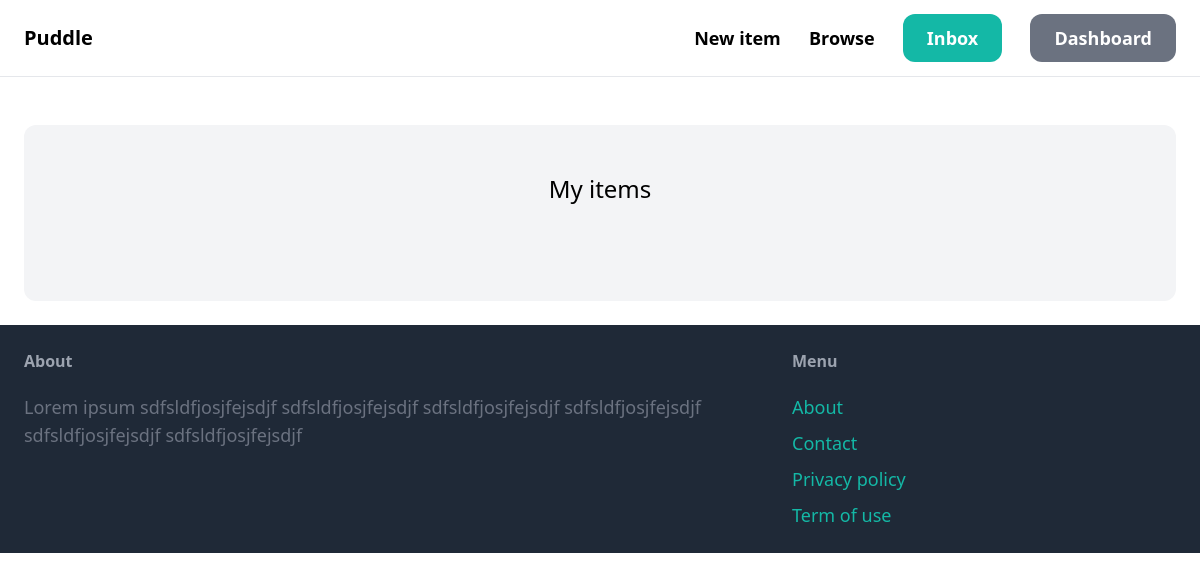
/dashboard/ (signed in), run on an earlier commit of the app's database.
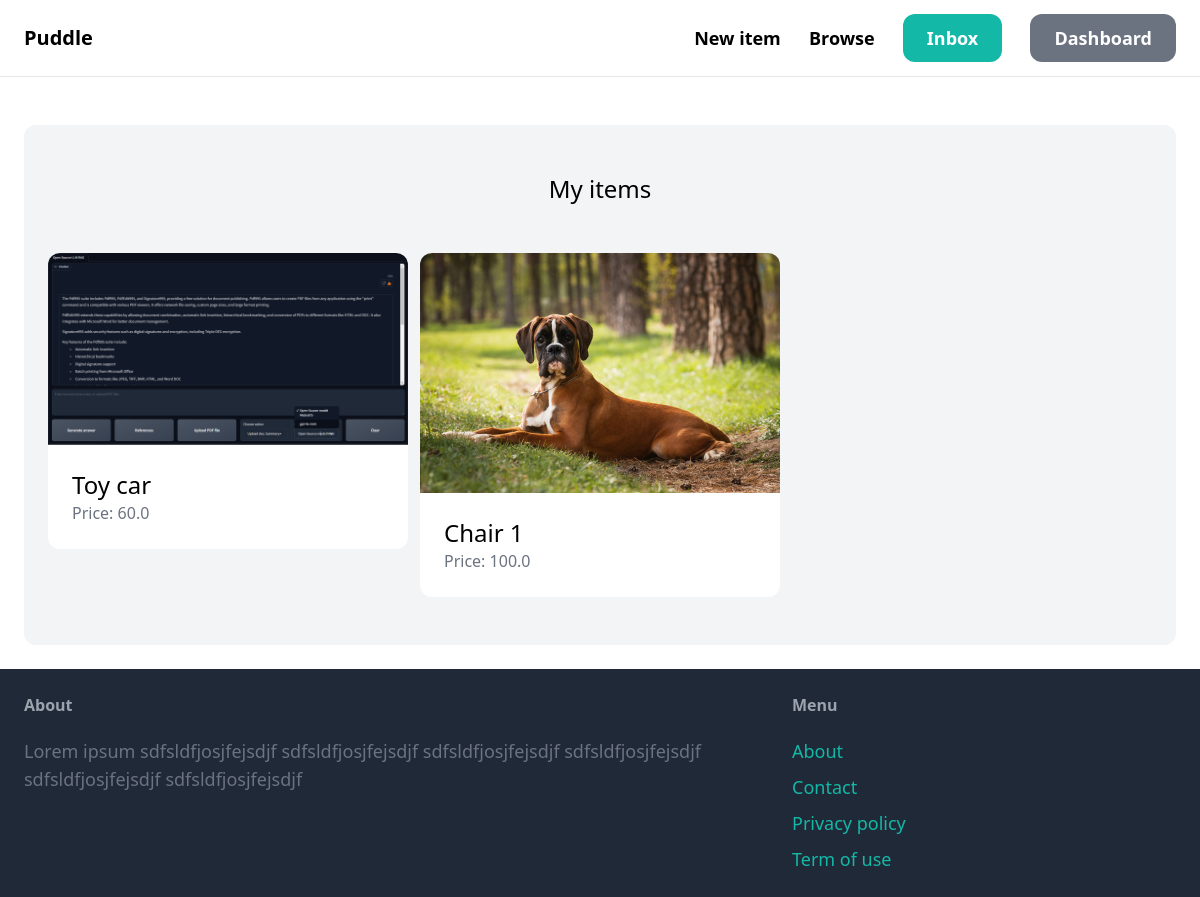
And on a later commit of the database.
### item/models.py (models this page shows, shortened)
class Item(models.Model):
    category = models.ForeignKey(Category, related_name='items', on_delete=models.CASCADE)
    name = models.CharField(max_length=255)
    description = models.TextField(blank=True, null=True)
    price = models.FloatField()
    image = models.ImageField(upload_to='item_images', blank=True, null=True)
    is_sold = models.BooleanField(default=False)
    created_by = models.ForeignKey(User, related_name='items', on_delete=models.CASCADE)
    created_at = models.DateTimeField(auto_now_add=True)

### dashboard/views.py (the view)
# urls.py: path('', views.index, name='index'),
@login_required
def index(request):
    items = Item.objects.filter(created_by=request.user)
    return render(request, 'dashboard/index.html', {
        'items': items
    })

### dashboard/templates/dashboard/index.html (shortened to what this page needs)
{% extends 'core/base.html' %}
{% block content %}
    <div class="mt-6 px-6 py-12 bg-gray-100 rounded-xl">
        <h2 class="mb-12 text-2xl text-center">My items</h2>
        <div class="grid grid-cols-3 gap-3">
            {% for item in items %}
                <div>
                    <a href="{% url 'item:detail' item.id %}">
                        <div>
                            <img src="{{ item.image.url }}" class="rounded-t-xl">
                        </div>
                        <div class="p-6 bg-white rounded-b-xl">
                            <h2 class="text-2xl">{{ item.name }}</h2>
                            <p class="text-gray-500">Price: {{ item.price }}</p>
                        </div>
                    </a>
                </div>
            {% endfor %}
        </div>
    </div>
{% endblock %}

What changed in the data, as far as the page shows it:
now on this page (row edited): Item: image (picture), name "Toy car", price "60.0"
added Item: image (picture), name "Chair 1", price "100.0"
